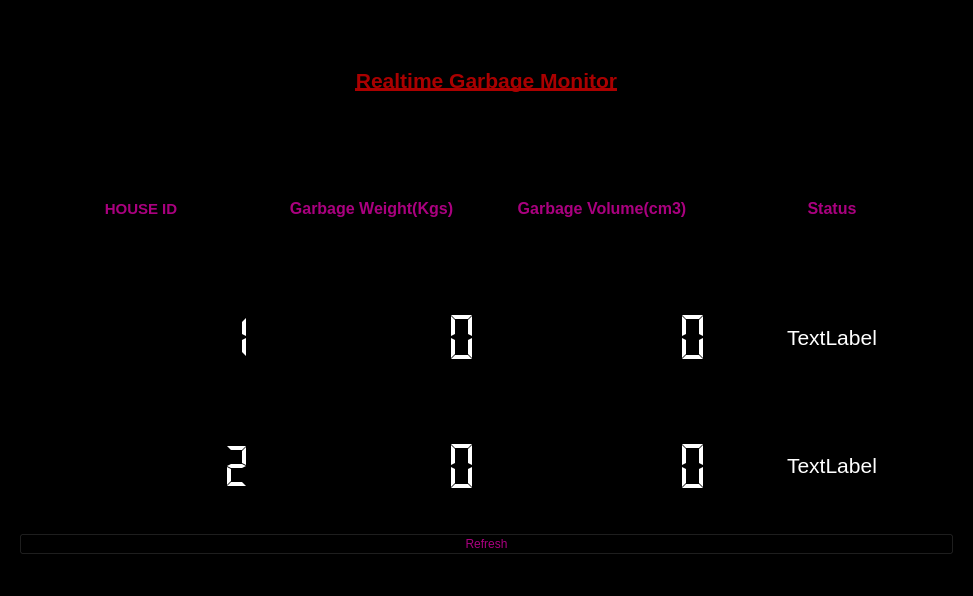
<?xml version="1.0" encoding="UTF-8"?>
<ui version="4.0">
 <class>MainWindow</class>
 <widget class="QMainWindow" name="MainWindow">
  <property name="geometry">
   <rect>
    <x>0</x>
    <y>0</y>
    <width>973</width>
    <height>596</height>
   </rect>
  </property>
  <property name="windowTitle">
   <string>MainWindow</string>
  </property>
  <property name="styleSheet">
   <string notr="true">color: rgb(255, 255, 255);
background-color: rgb(0, 0, 0);</string>
  </property>
  <widget class="QWidget" name="centralwidget">
   <layout class="QVBoxLayout" name="verticalLayout">
    <item>
     <widget class="QFrame" name="frame">
      <property name="styleSheet">
       <string notr="true">background-color: rgb(0, 0, 0);
border-color: rgb(255, 255, 255);</string>
      </property>
      <property name="frameShape">
       <enum>QFrame::StyledPanel</enum>
      </property>
      <property name="frameShadow">
       <enum>QFrame::Raised</enum>
      </property>
      <layout class="QVBoxLayout" name="verticalLayout_2">
       <item>
        <widget class="QLabel" name="label">
         <property name="text">
          <string>&lt;html&gt;&lt;head/&gt;&lt;body&gt;&lt;p align=&quot;center&quot;&gt;&lt;span style=&quot; font-size:16pt; font-weight:700; text-decoration: underline; color:#aa0000;&quot;&gt;Realtime Garbage Monitor&lt;/span&gt;&lt;/p&gt;&lt;/body&gt;&lt;/html&gt;</string>
         </property>
        </widget>
       </item>
       <item>
        <widget class="QFrame" name="frame_2">
         <property name="frameShape">
          <enum>QFrame::StyledPanel</enum>
         </property>
         <property name="frameShadow">
          <enum>QFrame::Raised</enum>
         </property>
         <layout class="QHBoxLayout" name="horizontalLayout_3">
          <item>
           <widget class="QLabel" name="label_2">
            <property name="text">
             <string>&lt;html&gt;&lt;head/&gt;&lt;body&gt;&lt;p align=&quot;center&quot;&gt;&lt;span style=&quot; font-size:11pt; font-weight:700; color:#aa007f;&quot;&gt;HOUSE ID&lt;/span&gt;&lt;/p&gt;&lt;/body&gt;&lt;/html&gt;</string>
            </property>
           </widget>
          </item>
          <item>
           <widget class="QLabel" name="label_3">
            <property name="text">
             <string>&lt;html&gt;&lt;head/&gt;&lt;body&gt;&lt;p align=&quot;center&quot;&gt;&lt;span style=&quot; font-size:12pt; font-weight:700; color:#aa007f;&quot;&gt;Garbage Weight(Kgs)&lt;/span&gt;&lt;/p&gt;&lt;/body&gt;&lt;/html&gt;</string>
            </property>
           </widget>
          </item>
          <item>
           <widget class="QLabel" name="label_4">
            <property name="text">
             <string>&lt;html&gt;&lt;head/&gt;&lt;body&gt;&lt;p align=&quot;center&quot;&gt;&lt;span style=&quot; font-size:12pt; font-weight:700; color:#aa007f;&quot;&gt;Garbage Volume(cm3)&lt;/span&gt;&lt;/p&gt;&lt;/body&gt;&lt;/html&gt;</string>
            </property>
           </widget>
          </item>
          <item>
           <widget class="QLabel" name="label_5">
            <property name="text">
             <string>&lt;html&gt;&lt;head/&gt;&lt;body&gt;&lt;p align=&quot;center&quot;&gt;&lt;span style=&quot; font-size:12pt; font-weight:700; color:#aa007f;&quot;&gt;Status&lt;/span&gt;&lt;/p&gt;&lt;/body&gt;&lt;/html&gt;</string>
            </property>
            <property name="alignment">
             <set>Qt::AlignCenter</set>
            </property>
           </widget>
          </item>
         </layout>
        </widget>
       </item>
       <item>
        <widget class="QFrame" name="frame_3">
         <property name="frameShape">
          <enum>QFrame::StyledPanel</enum>
         </property>
         <property name="frameShadow">
          <enum>QFrame::Raised</enum>
         </property>
         <layout class="QHBoxLayout" name="horizontalLayout">
          <item>
           <widget class="QLCDNumber" name="lcdNumber">
            <property name="styleSheet">
             <string notr="true">background-color: rgb(0, 0, 0);
color: rgb(255, 255, 255);</string>
            </property>
            <property name="digitCount">
             <number>9</number>
            </property>
            <property name="mode">
             <enum>QLCDNumber::Bin</enum>
            </property>
            <property name="segmentStyle">
             <enum>QLCDNumber::Flat</enum>
            </property>
            <property name="intValue" stdset="0">
             <number>1</number>
            </property>
           </widget>
          </item>
          <item>
           <widget class="QLCDNumber" name="lcdNumber_2">
            <property name="styleSheet">
             <string notr="true">background-color: rgb(0, 0, 0);
color: rgb(255, 255, 255);</string>
            </property>
            <property name="digitCount">
             <number>8</number>
            </property>
            <property name="segmentStyle">
             <enum>QLCDNumber::Flat</enum>
            </property>
           </widget>
          </item>
          <item>
           <widget class="QLCDNumber" name="lcdNumber_3">
            <property name="styleSheet">
             <string notr="true">background-color: rgb(0, 0, 0);
color: rgb(255, 255, 255);</string>
            </property>
            <property name="digitCount">
             <number>8</number>
            </property>
            <property name="segmentStyle">
             <enum>QLCDNumber::Flat</enum>
            </property>
           </widget>
          </item>
          <item>
           <widget class="QLabel" name="h1status">
            <property name="font">
             <font>
              <pointsize>16</pointsize>
             </font>
            </property>
            <property name="styleSheet">
             <string notr="true">color: rgb(255, 255, 255);
background-color: rgb(0, 0, 0);</string>
            </property>
            <property name="text">
             <string>&lt;html&gt;&lt;head/&gt;&lt;body&gt;&lt;p align=&quot;center&quot;&gt;TextLabel&lt;/p&gt;&lt;/body&gt;&lt;/html&gt;</string>
            </property>
            <property name="textFormat">
             <enum>Qt::AutoText</enum>
            </property>
            <property name="scaledContents">
             <bool>true</bool>
            </property>
            <property name="alignment">
             <set>Qt::AlignCenter</set>
            </property>
           </widget>
          </item>
         </layout>
        </widget>
       </item>
       <item>
        <widget class="QFrame" name="frame_4">
         <property name="frameShape">
          <enum>QFrame::StyledPanel</enum>
         </property>
         <property name="frameShadow">
          <enum>QFrame::Raised</enum>
         </property>
         <layout class="QHBoxLayout" name="horizontalLayout_2">
          <item>
           <widget class="QLCDNumber" name="lcdNumber_5">
            <property name="styleSheet">
             <string notr="true">background-color: rgb(0, 0, 0);
color: rgb(255, 255, 255);</string>
            </property>
            <property name="digitCount">
             <number>9</number>
            </property>
            <property name="segmentStyle">
             <enum>QLCDNumber::Flat</enum>
            </property>
            <property name="intValue" stdset="0">
             <number>2</number>
            </property>
           </widget>
          </item>
          <item>
           <widget class="QLCDNumber" name="lcdNumber_6">
            <property name="styleSheet">
             <string notr="true">background-color: rgb(0, 0, 0);
color: rgb(255, 255, 255);</string>
            </property>
            <property name="digitCount">
             <number>8</number>
            </property>
            <property name="segmentStyle">
             <enum>QLCDNumber::Flat</enum>
            </property>
           </widget>
          </item>
          <item>
           <widget class="QLCDNumber" name="lcdNumber_7">
            <property name="styleSheet">
             <string notr="true">background-color: rgb(0, 0, 0);
color: rgb(255, 255, 255);</string>
            </property>
            <property name="digitCount">
             <number>8</number>
            </property>
            <property name="segmentStyle">
             <enum>QLCDNumber::Flat</enum>
            </property>
           </widget>
          </item>
          <item>
           <widget class="QLabel" name="h2status">
            <property name="font">
             <font>
              <pointsize>16</pointsize>
             </font>
            </property>
            <property name="text">
             <string>&lt;html&gt;&lt;head/&gt;&lt;body&gt;&lt;p align=&quot;center&quot;&gt;TextLabel&lt;/p&gt;&lt;/body&gt;&lt;/html&gt;</string>
            </property>
            <property name="alignment">
             <set>Qt::AlignCenter</set>
            </property>
           </widget>
          </item>
         </layout>
        </widget>
       </item>
       <item>
        <widget class="QPushButton" name="pushButton">
         <property name="styleSheet">
          <string notr="true">color:rgb(170, 0, 127);</string>
         </property>
         <property name="text">
          <string>Refresh</string>
         </property>
        </widget>
       </item>
      </layout>
     </widget>
    </item>
   </layout>
  </widget>
  <widget class="QStatusBar" name="statusbar"/>
 </widget>
 <resources/>
 <connections/>
</ui>
